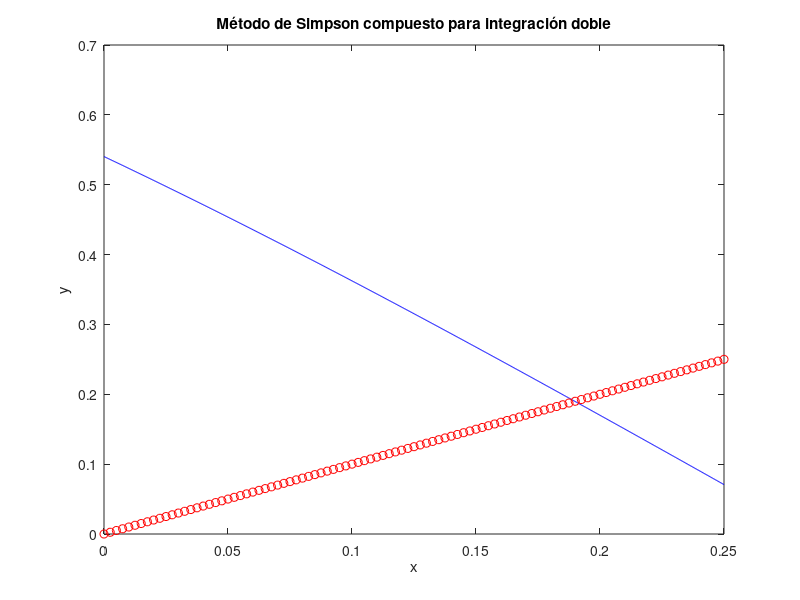

This chart was generated by the following MATLAB code:
function I = Simpson_Compuesto
    % Función anónima que define la función a integrar
    fun = @(x, y) cos(2*x+1);

    a = 0;                % Límite inferior del intervalo
    b = 0.25;             % Límite superior del intervalo
    n = 100;              % Número de subintervalos

    h = (b-a)/n;          % Tamaño de cada subintervalo

    % Creación de dos vectores x e y con n+1 elementos que contienen los puntos igualmente espaciados entre
    % a y b. Estos vectores serán utilizados posteriormente para iterar sobre los subintervalos y calcular la integral.
    x = linspace(a, b, n+1);
    y = linspace(a, b, n+1);

    I = 0;                % Inicialización de la variable de integración

    % Ciclo doble para iterar sobre los subintervalos
    for i=1:n
        for j=1:n
            % Definición de los puntos xi, yi, xj, yj
            xi = x(i);
            yi = y(j);
            xj = x(i+1);
            yj = y(j+1);

            % Cálculo de la integral en cada subintervalo con la regla de Simpson compuesta
            I = I + (h/9)*(fun(xi, yi) + 4*fun((xi+xj)/2, yi) + 2*fun((xi+xj)/2, (yi+yj)/2) + 4*fun(xi, (yi+yj)/2) + fun(xj, yj));
        end
    end

    % Despliegue del resultado
    disp(I);

    % Gráfico de la función y los puntos de integración

    % Creación de un vector de 1000 puntos para graficar la función a integrar.
    x_plot = linspace(a, b, 1000);
    
    % Evaluación de la función a integrar en cada punto del vector x_plot y asignación del resultado al vector y_plot.
    y_plot = fun(x_plot, a);
    
    % Graficación de la función a integrar en color azul ('b') y los puntos de integración en rojo ('ro').
    plot(x_plot, y_plot, 'b', x, y, 'ro');
    
    % Etiquetado de los ejes x e y.
    xlabel('x');
    ylabel('y');
    
    % Asignación de un título a la gráfica.
    title('Método de Simpson compuesto para integración doble');
end